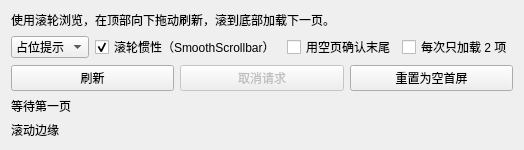
<?xml version="1.0" encoding="UTF-8"?>
<ui version="4.0">
 <class>RefreshPage</class>
 <widget class="QWidget" name="RefreshPage">
  <layout class="QVBoxLayout" name="body">
   <item><widget class="QLabel" name="instructions"><property name="text"><string>使用滚轮浏览，在顶部向下拖动刷新，滚到底部加载下一页。</string></property><property name="wordWrap"><bool>true</bool></property></widget></item>
   <item><layout class="QHBoxLayout" name="controls">
    <item><widget class="QComboBox" name="presentation"><item><property name="text"><string>占位提示</string></property></item><item><property name="text"><string>覆盖提示</string></property></item></widget></item>
    <item><widget class="QCheckBox" name="kinetic"><property name="text"><string>滚轮惯性（SmoothScrollbar）</string></property><property name="checked"><bool>true</bool></property></widget></item>
    <item><widget class="QCheckBox" name="probe"><property name="text"><string>用空页确认末尾</string></property></widget></item>
    <item><widget class="QCheckBox" name="smallPages"><property name="text"><string>每次只加载 2 项</string></property></widget></item>
   </layout></item>
   <item><layout class="QHBoxLayout" name="actions">
    <item><widget class="QPushButton" name="refresh"><property name="text"><string>刷新</string></property></widget></item>
    <item><widget class="QPushButton" name="cancel"><property name="text"><string>取消请求</string></property><property name="enabled"><bool>false</bool></property></widget></item>
    <item><widget class="QPushButton" name="emptyPage"><property name="text"><string>重置为空首屏</string></property></widget></item>
   </layout></item>
   <item><widget class="QLabel" name="status"><property name="text"><string>等待第一页</string></property></widget></item>
   <item><widget class="QLabel" name="edge"><property name="text"><string>滚动边缘</string></property></widget></item>
  </layout>
 </widget>
 <resources/><connections/>
</ui>
